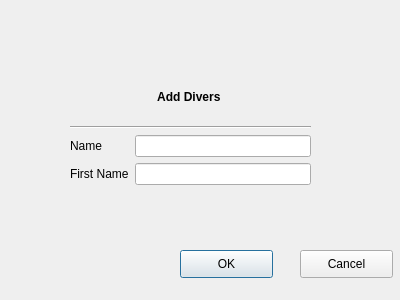
<?xml version="1.0" encoding="UTF-8"?>
<ui version="4.0">
 <class>AddDivers</class>
 <widget class="QDialog" name="AddDivers">
  <property name="geometry">
   <rect>
    <x>0</x>
    <y>0</y>
    <width>400</width>
    <height>300</height>
   </rect>
  </property>
  <property name="windowTitle">
   <string>Dialog</string>
  </property>
  <widget class="QWidget" name="gridLayoutWidget">
   <property name="geometry">
    <rect>
     <x>70</x>
     <y>90</y>
     <width>241</width>
     <height>95</height>
    </rect>
   </property>
   <layout class="QGridLayout" name="NameInforationEdit">
    <item row="3" column="0">
     <widget class="QLabel" name="Prenom">
      <property name="text">
       <string>First Name</string>
      </property>
     </widget>
    </item>
    <item row="1" column="0" colspan="2">
     <widget class="Line" name="line">
      <property name="orientation">
       <enum>Qt::Horizontal</enum>
      </property>
     </widget>
    </item>
    <item row="2" column="1">
     <widget class="QLineEdit" name="NomInput"/>
    </item>
    <item row="3" column="1">
     <widget class="QLineEdit" name="PrenomInput"/>
    </item>
    <item row="2" column="0">
     <widget class="QLabel" name="Nom">
      <property name="text">
       <string>Name</string>
      </property>
     </widget>
    </item>
    <item row="0" column="0" colspan="2">
     <widget class="QLabel" name="TitleName">
      <property name="enabled">
       <bool>true</bool>
      </property>
      <property name="autoFillBackground">
       <bool>false</bool>
      </property>
      <property name="text">
       <string>&lt;html&gt;&lt;head/&gt;&lt;body&gt;&lt;p&gt;&lt;span style=&quot; font-weight:600;&quot;&gt;Add Divers &lt;/span&gt;&lt;/p&gt;&lt;/body&gt;&lt;/html&gt;</string>
      </property>
      <property name="alignment">
       <set>Qt::AlignHCenter|Qt::AlignTop</set>
      </property>
     </widget>
    </item>
   </layout>
  </widget>
  <widget class="QPushButton" name="OK_buton">
   <property name="geometry">
    <rect>
     <x>180</x>
     <y>250</y>
     <width>93</width>
     <height>28</height>
    </rect>
   </property>
   <property name="text">
    <string>OK</string>
   </property>
  </widget>
  <widget class="QPushButton" name="Cancel_Buton">
   <property name="geometry">
    <rect>
     <x>300</x>
     <y>250</y>
     <width>93</width>
     <height>28</height>
    </rect>
   </property>
   <property name="text">
    <string>Cancel</string>
   </property>
  </widget>
 </widget>
 <resources/>
 <connections/>
</ui>
